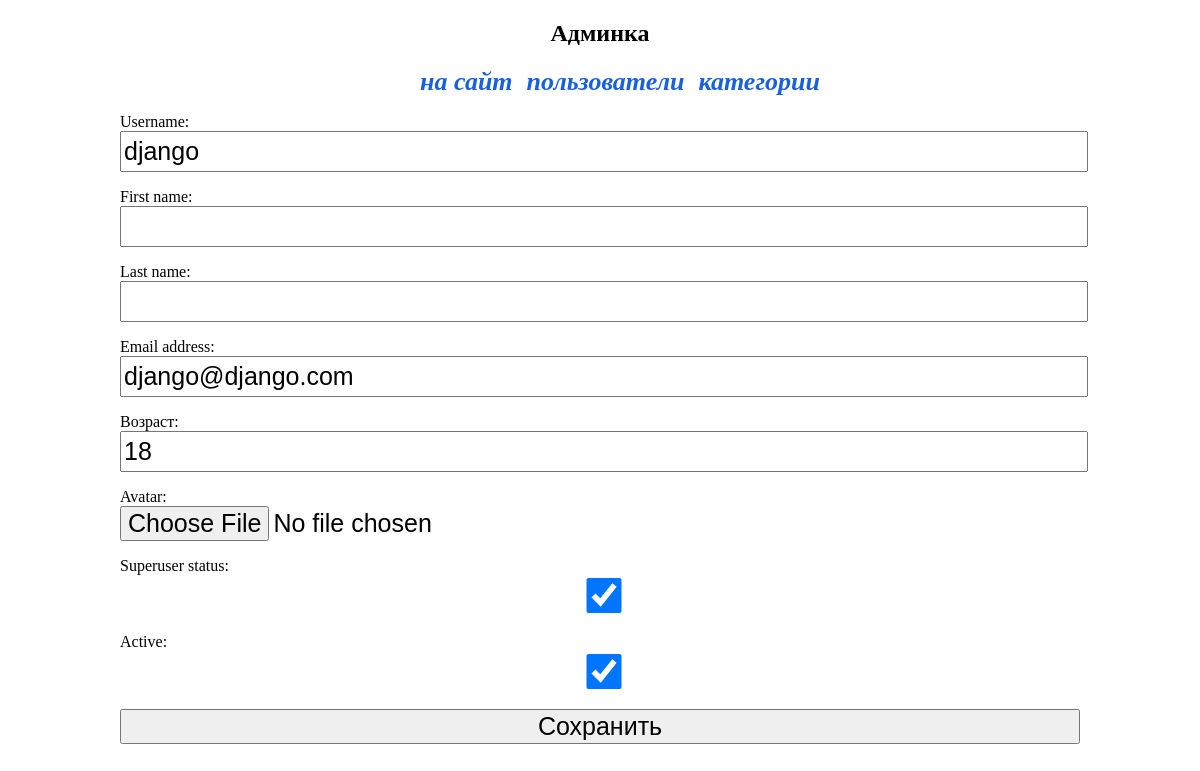
The app's page /admin/user/update/1/ with its own data.
### authapp/models.py (models this page shows)
class ShopUser(AbstractUser):
    avatar = models.ImageField(upload_to='users_avatars', blank=True)
    age = models.PositiveIntegerField(verbose_name='возраст')

### adminapp/views.py (the view)
# urls.py: re_path(r'^user/update/(?P<pk>\d+)/$', adminapp.UserUpdateView.as_view(), name='user_update'),
class UserUpdateView(UpdateView):
    model = ShopUser
    template_name = 'adminapp/user_update.html'
    success_url = reverse_lazy('admin:main')
    form_class = ShopUserAdminEditForm

### adminapp/forms.py (shortened to what this page needs)
class ShopUserAdminEditForm(UserChangeForm):
    class Meta:
        model = ShopUser
        fields = (
        'username', 'first_name', 'last_name', 'email', 'age', 'avatar', 'password', 'is_superuser', 'is_active')
    def __init__(self, *args, **kwargs):
        super().__init__(*args, **kwargs)
        for field_name, field in self.fields.items():
            field.help_text = ''
            if field_name == 'password':
                field.widget = forms.HiddenInput()

### adminapp/templates/adminapp/user_update.html (shortened to what this page needs)
{% extends 'adminapp/base.html' %}
{% load staticfiles %}
{% block content %}
<form method="post" enctype="multipart/form-data">
    {{ form.as_p }}
    <input type="submit" value="Сохранить">
</form>
{% endblock %}

### static/css/style2.css (style rules this page uses)
input { width: 100%; height: 35px; font-size: 25px; }

### records on screen
ShopUser: username "django", email "django@django.com", age "18", is_superuser "☑", is_active "☑"
